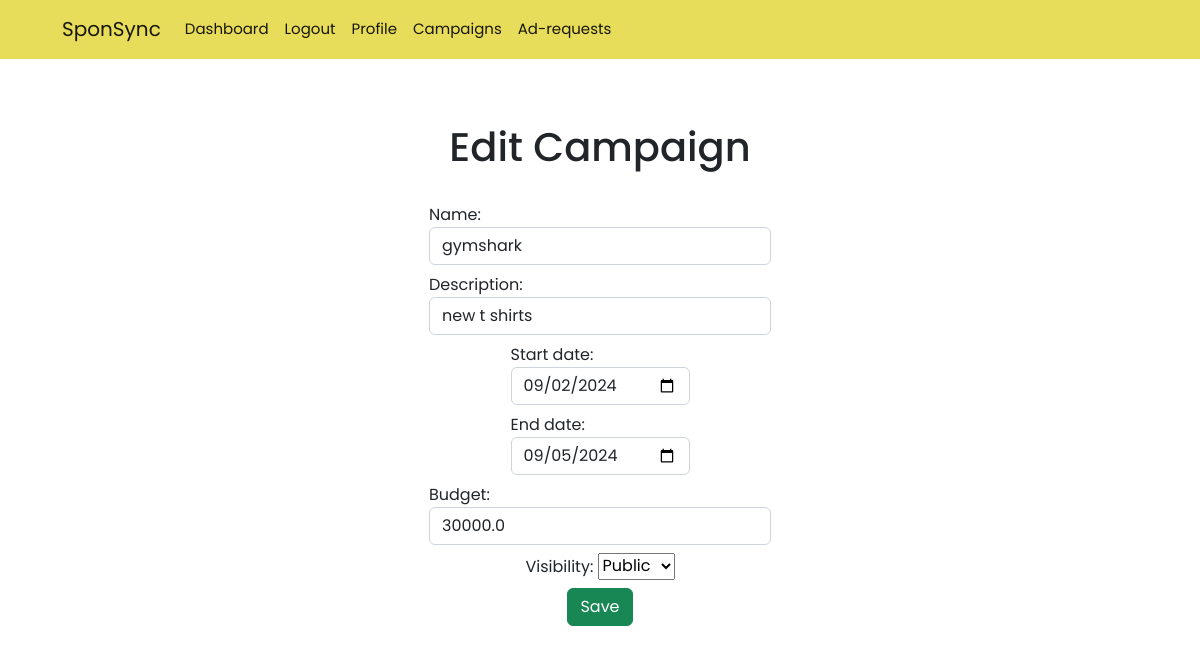
/campaign/1/edit (signed in), run on the app's committed database.
### models.py (models this page shows)
class Campaign(db.Model):
    id = db.Column(db.Integer,primary_key=True)
    name = db.Column(db.String(30),unique=True,nullable=False)
    sponsor_id = db.Column(db.Integer,db.ForeignKey("sponsor.id"))
    description = db.Column(db.String(1000),nullable=False)
    start_date = db.Column(db.Date,nullable=False)
    end_date = db.Column(db.Date,nullable=False)
    budget = db.Column(db.Float,nullable=False)
    visibility = db.Column(db.String(10),nullable=False)
    ad_requests = db.relationship("AdRequest",backref="campaign")
    flagged = db.Column(db.Boolean,nullable=False,default=False)

### routes.py (the view, shortened to what this page needs)
@app.route('/campaign/<int:id>/edit',methods=['GET','POST'])
@auth_required
def edit_campaign(id):
    user = User.query.get(session['user_id'])
    campaign = Campaign.query.get(id)
    return render_template('campaign/edit.html',user=user,campaign=campaign,current_date = date.today())

### routes.py (called while the page is built)
def auth_required(func):
    @wraps(func)
    def inner(*args , **kwargs):
        if 'user_id' not in session:
            flash('You need to login first.')
            return redirect(url_for('login'))
        return func(*args,**kwargs)
    return inner

### templates/campaign/edit.html (shortened to what this page needs)
{% extends 'layout.html' %}
{% block content %}
<h1>Edit Campaign</h1>
<form method="post">
    <label for="name" class="form-label">Name:
        <input type="text" name="name" id="name" class="form-control" value="{{campaign.name}}" required>
    </label>
    <label for="description" class="form-label">Description:
        <input type="text" name="description" id="description" class="form-control" value="{{campaign.description}}" required>
    </label>
    <label for="start_date" class="form-label">Start date:
        <input type="date" name="start_date" id="start_date" class="form-control" value="{{campaign.start_date}}" min="{{ current_date}}" required>
    </label>
    <label for="end_date" class="form-label">End date:
        <input type="date" name="end_date" id="end_date" class="form-control" value="{{campaign.end_date}}" min = "{{ current_date }}" required>
    </label>
    <label for="budget" class="form-label">Budget:
        <input type="number" name="budget" id="budget" class="form-control" value="{{campaign.budget}}"  required>
    </label>
    <label for="visibility" class="form-label">Visibility:
        <select name="visibility" id="visibility">
            <option value="public">Public</option>
        </select>
    </label>
    <input type="submit" value="Save" class="btn btn-success">
</form>
{% endblock %}

### templates/layout.html (style rules this page uses)
* { font-family: "Poppins", system-ui; ; }

### templates/campaign/edit.html (style rules this page uses)
h1 { text-align: center; margin-top: 64px; }
form { margin-top: 32px; display: flex; flex-direction: column; align-items: center; }

### data on the page
Campaign: name "gymshark", description "new t shirts", start_date "09/02/2024", end_date "09/05/2024", budget "30000.0"
